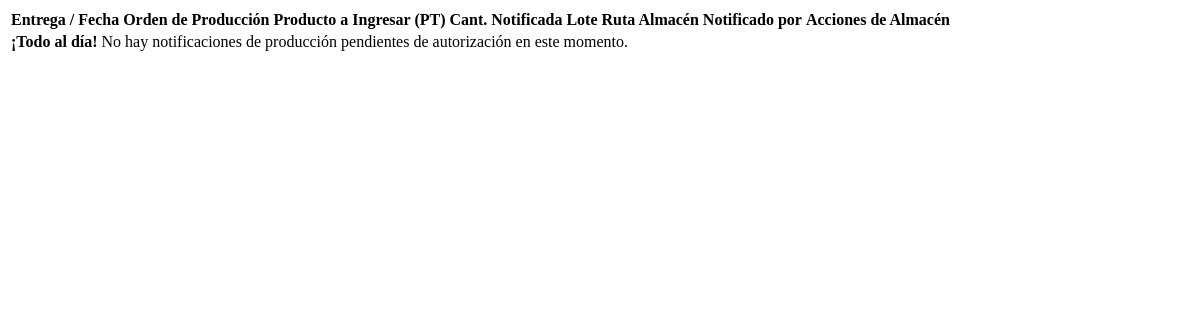
The app's page /inventario/movimientos/autorizaciones/ (signed in), older data.
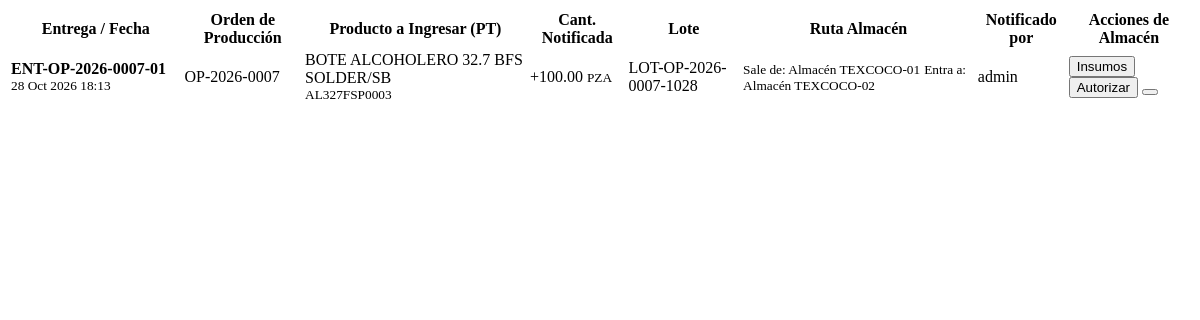
The same page, newer data.
### produccion/models.py (models this page shows, shortened)
class EntregaParcialProduccion(models.Model):
    PENDIENTE = 'PENDIENTE'
    AUTORIZADA = 'AUTORIZADA'
    RECHAZADA = 'RECHAZADA'
    ESTADOS_ENTREGA = [
        (PENDIENTE, 'Pendiente de Autorización de Almacén'),
        (AUTORIZADA, 'Autorizada (Ingresada al Kardex)'),
        (RECHAZADA, 'Rechazada por Almacén'),
    ]
    orden = models.ForeignKey(
        OrdenProduccion,
        on_delete=models.CASCADE,
        related_name='entregas_parciales',
        verbose_name="Orden de Producción"
    )
    folio_entrega = models.CharField(
        max_length=30,
        unique=True,
        editable=False,
        verbose_name="Folio de Entrega"
    )
    cantidad_notificada = models.DecimalField(
        max_digits=14,
        decimal_places=4,
        validators=[MinValueValidator(Decimal('0.0001'))],
        verbose_name="Cantidad Notificada (PT)"
    )
    lote_fabricacion = models.CharField(
        max_length=50,
        blank=True,
        null=True,
        verbose_name="Lote Fabricado"
    )
    fecha_notificacion = models.DateTimeField(
        default=timezone.now,
        verbose_name="Fecha de Notificación"
    )
    usuario_notifica = models.ForeignKey(
        User,
        on_delete=models.PROTECT,
        related_name='entregas_notificadas',
        verbose_name="Notificado por",
        null=True,
        blank=True
    )
    estado = models.CharField(
        max_length=15,
        choices=ESTADOS_ENTREGA,
        default=PENDIENTE,
        verbose_name="Estado de Autorización"
    )
    fecha_autorizacion = models.DateTimeField(
        null=True,
        blank=True,
        verbose_name="Fecha de Resolución"
    )
    usuario_autoriza = models.ForeignKey(
        User,
        on_delete=models.PROTECT,
        related_name='entregas_resueltas',
        verbose_name="Resuelto por (Almacén)",
        null=True,
        blank=True
    )
    notas_almacen = models.TextField(
        blank=True,
        null=True,
        verbose_name="Observaciones / Motivo de Almacén"
    )
    observaciones_produccion = models.TextField(
        blank=True,
        null=True,
        verbose_name="Notas del Turno / Producción"
    )
    costo_total_insumos_mxn = models.DecimalField(
        max_digits=18,
        decimal_places=6,
        default=Decimal('0.000000'),
        verbose_name="Costo Total Insumos (MXN)"
    )
    costo_unitario_final_mxn = models.DecimalField(
        max_digits=18,
        decimal_places=6,
        default=Decimal('0.000000'),
        verbose_name="Costo Unitario Resultante (MXN)"
    )
    class Meta:
        verbose_name = "Entrega Parcial de Producción"
        verbose_name_plural = "Entregas Parciales de Producción"
        ordering = ['-fecha_notificacion']

class OrdenProduccion(models.Model):
    PLANEADA = 'PLA'
    EN_PROCESO = 'PRO'
    TERMINADA = 'TER'
    CANCELADA = 'CAN'
    ESTADOS_PRODUCCION = [
        (PLANEADA, 'Planeada / En Espera'),
        (EN_PROCESO, 'En Proceso de Fabricación'),
        (TERMINADA, 'Terminada (Stock Afectado)'),
        (CANCELADA, 'Cancelada'),
    ]
    folio = models.CharField(
        max_length=20,
        unique=True,
        editable=False,
        verbose_name="No. Orden de Producción"
    )
    producto_a_fabricar = models.ForeignKey(
        Producto,
        on_delete=models.PROTECT,
        related_name='ordenes_fabricacion',
        verbose_name="Producto a Fabricar"
    )
    bom = models.ForeignKey(
        ListaMaterialesBOM,
        on_delete=models.PROTECT,
        null=True,
        blank=True,
        related_name='ordenes_produccion',
        verbose_name="Fórmula / BOM Utilizada"
    )
    cantidad_a_producir = models.DecimalField(
        max_digits=14,
        decimal_places=4,
        validators=[MinValueValidator(Decimal('0.0001'))],
        verbose_name="Cantidad Solicitada"
    )
    cantidad_producida = models.DecimalField(
        max_digits=14,
        decimal_places=4,
        default=Decimal('0.0000'),
        verbose_name="Cantidad Producida Real"
    )
    bodega_origen_insumos = models.ForeignKey(
        Bodega,
        on_delete=models.PROTECT,
        null=True,
        blank=True,
        related_name='ops_origen',
        verbose_name="Bodega de Insumos / Materia Prima",
        help_text="Almacén del cual se tomarán las materias primas y componentes"
    )
    bodega_destino_pt = models.ForeignKey(
        Bodega,
        on_delete=models.PROTECT,
        null=True,
        blank=True,
        related_name='ops_destino',
        verbose_name="Bodega Destino (Producto Fabricado)",
        help_text="Almacén al cual ingresará el lote terminado"
    )
    pedido_venta = models.ForeignKey(
        'ventas.PedidoVenta_Maestro',
        on_delete=models.SET_NULL,
        null=True,
        blank=True,
        related_name='ordenes_produccion',
        verbose_name="Pedido de Venta Relacionado",
        help_text="Pedido comercial en firme que originó esta orden de producción"
    )
    pedido_detalle = models.ForeignKey(
        'ventas.PedidoVenta_Detalle',
        on_delete=models.SET_NULL,
        null=True,
        blank=True,
        related_name='ordenes_produccion',
        verbose_name="Partida de Pedido Específica"
    )
    fecha_inicio = models.DateTimeField(
        default=timezone.now,
        verbose_name="Fecha de Creación"
    )
    fecha_compromiso = models.DateField(
        null=True,
        blank=True,
        verbose_name="Fecha Compromiso de Entrega"
    )
    fecha_finalizacion = models.DateTimeField(
        null=True,
        blank=True,
        verbose_name="Fecha de Finalización"
    )
    estado = models.CharField(
        max_length=3,
        choices=ESTADOS_PRODUCCION,
        default=PLANEADA,
        verbose_name="Estado de Producción"
    )
    costo_total_insumos_mxn = models.DecimalField(
        max_digits=18,
        decimal_places=6,
        default=Decimal('0.000000'),
        verbose_name="Costo Total Insumos (MXN)"
    )
    costo_unitario_final_mxn = models.DecimalField(
        max_digits=18,
        decimal_places=6,
        default=Decimal('0.000000'),
        verbose_name="Costo Unitario Resultante (MXN)"
    )
    lote_fabricacion = models.CharField(
        max_length=50,
        blank=True,
        null=True,
        verbose_name="Lote de Fabricación"
    )
    usuario_creacion = models.ForeignKey(
        User,
        on_delete=models.PROTECT,
        null=True,
        blank=True,
        related_name='ops_creadas',
        verbose_name="Registrado por"
    )
    usuario_finalizacion = models.ForeignKey(
        User,
        on_delete=models.PROTECT,
        null=True,
        blank=True,
        related_name='ops_finalizadas',
        verbose_name="Finalizado por"
    )
    observaciones = models.TextField(
        blank=True,
        null=True,
        verbose_name="Observaciones del Proceso"
    )
    class Meta:
        verbose_name = "Orden de Producción"
        verbose_name_plural = "Órdenes de Producción"
        ordering = ['-fecha_inicio']
        permissions = [
            ("lanzar_op_pedido", "Puede lanzar Órdenes de Producción desde Pedidos de Venta"),
        ]

### inventario/models.py (models this page shows, shortened)
class Producto(models.Model):
    MATERIA_PRIMA = 'MP'
    COMPONENTE = 'CP'
    PRODUCTO_TERMINADO = 'PT'
    HOJALATA_ROLLO = 'HR'
    HOJA_LITOGRAFIADA = 'HL'
    HOJA_CORTADA = 'HC'
    PLANTILLA = 'CC'
    TIPO_PRODUCTO_CHOICES = [
        (MATERIA_PRIMA, 'Materia Prima (Materiales de Empaque/Cobre/Bzniz)'),
        (COMPONENTE, 'Componente (Conos/Fondos/Boq./Válvulas)'),
        (PRODUCTO_TERMINADO, 'Bote Terminado (Aerosol,Alcoholero,Pintura)'),
        (HOJALATA_ROLLO, 'Hojalata Rollo'),
        (HOJA_LITOGRAFIADA, 'Hoja (Litografiada / Barnizada)'),
        (HOJA_CORTADA, 'Hoja Cortada Plain'),
        (PLANTILLA, 'Plantilla(Cuerpos Cortados)'),
    ]
    nombre = models.CharField(max_length=255)
    sku = models.CharField(max_length=50, unique=True, help_text="Ej: AE-001 (Aerosol) o MP-BAR-EPO (Barniz)")
    descripcion = models.TextField(blank=True, null=True)
    tipo = models.CharField(max_length=2, choices=TIPO_PRODUCTO_CHOICES, default=PRODUCTO_TERMINADO)
    unidad_medida = models.ForeignKey(UnidadMedida, on_delete=models.PROTECT, help_text="Ej: Pza, Kg")
    moneda_base_costo = models.ForeignKey(
        Moneda, on_delete=models.PROTECT, related_name='productos_costo', help_text="Moneda en la que se rastrea el costo promedio"
    )
    moneda_base_venta = models.ForeignKey(
        Moneda, on_delete=models.PROTECT, related_name='productos_venta', help_text="Moneda de referencia para precios de venta"
    )
    costo_promedio_mxn = models.DecimalField(
        max_digits=18, decimal_places=6, default=Decimal('0.000000'), help_text="Costo promedio unitario en MXN para contabilidad"
    )
    clave_sat = models.CharField(
        max_length=10, default='24121800',
        verbose_name="Clave SAT Prod/Serv",
        help_text="Clave de producto/servicio SAT (ej. 24121800 para empaques y envases metálicos)"
    )
    clave_unidad_sat = models.CharField(
        max_length=10, default='H87',
        verbose_name="Clave Unidad SAT",
        help_text="Clave de unidad de medida SAT (ej. H87 para Pieza, KGM para Kilogramo)"
    )
    class Meta:
        verbose_name = "Producto"
        verbose_name_plural = "Catálogo de Productos"

class UnidadMedida(models.Model):
    codigo = models.CharField(max_length=10, unique=True)
    nombre = models.CharField(max_length=50)
    class Meta:
        verbose_name = "Unidad de Medida"
        verbose_name_plural = "Unidades de Medida"

class Bodega(models.Model):
    codigo = models.CharField(max_length=20, unique=True)
    nombre = models.CharField(max_length=100)
    descripcion = models.TextField(blank=True, null=True)
    class Meta:
        verbose_name = "Bodega / Almacén"
        verbose_name_plural = "Bodegas / Almacenes"

### inventario/views.py (the view)
# urls.py: path('movimientos/autorizaciones/', views.entregas_pendientes_view, name='entregas_pendientes'),
@login_required
def entregas_pendientes_view(request):
    entregas = EntregaParcialProduccion.objects.filter(
        estado=EntregaParcialProduccion.PENDIENTE
    ).select_related(
        'orden',
        'orden__producto_a_fabricar',
        'orden__producto_a_fabricar__unidad_medida',
        'orden__bodega_origen_insumos',
        'orden__bodega_destino_pt',
        'usuario_notifica'
    ).prefetch_related(
        'insumos_detalle__insumo',
        'insumos_detalle__insumo__unidad_medida'
    ).order_by('-fecha_notificacion')
    return render(request, 'inventario/partials/_tabla_pendientes_autorizacion.html', {
        'entregas': entregas,
        'total_pendientes': entregas.count()
    })

### inventario/templates/inventario/partials/_tabla_pendientes_autorizacion.html (shortened to what the changed rows need)
<div class="table-responsive">
    <table class="table table-hover align-middle mb-0">
        <thead class="table-light text-muted small text-uppercase">
            <tr>
                <th class="ps-4">Entrega / Fecha</th>
                <th>Orden de Producción</th>
                <th>Producto a Ingresar (PT)</th>
                <th class="text-center">Cant. Notificada</th>
                <th>Lote</th>
                <th>Ruta Almacén</th>
                <th>Notificado por</th>
                <th class="text-end pe-4">Acciones de Almacén</th>
            </tr>
        </thead>
        <tbody class="text-secondary small">
            {% for entrega in entregas %}
            <tr>
                <td class="ps-4">
                    <strong class="font-monospace text-dark d-block">{{ entrega.folio_entrega }}</strong>
                    <small class="text-muted">{{ entrega.fecha_notificacion|date:"d M Y H:i" }}</small>
                </td>
                <td>
                    <span class="badge bg-light text-primary border font-monospace">{{ entrega.orden.folio }}</span>
                </td>
                <td>
                    <div class="fw-bold text-dark">{{ entrega.orden.producto_a_fabricar.nombre }}</div>
                    <small class="text-muted font-monospace">{{ entrega.orden.producto_a_fabricar.sku }}</small>
                </td>
                <td class="text-center">
                    <span class="fw-bold fs-6 text-success font-monospace">+{{ entrega.cantidad_notificada|floatformat:2 }}</span>
                    <small class="text-muted d-block">{{ entrega.orden.producto_a_fabricar.unidad_medida.codigo }}</small>
                </td>
                <td>
                    <span class="badge bg-light text-dark border font-monospace">{{ entrega.lote_fabricacion|default:"-" }}</span>
                </td>
                <td>
                    <small class="d-block text-danger">Sale de: {{ entrega.orden.bodega_origen_insumos.nombre }}</small>
                    <small class="d-block text-success fw-semibold">Entra a: {{ entrega.orden.bodega_destino_pt.nombre }}</small>
                </td>
                <td>
                    <span class="text-muted">{{ entrega.usuario_notifica.username|default:"Producción" }}</span>
                </td>
                <td class="text-end pe-4 text-nowrap">
                    <button class="btn btn-sm btn-outline-info shadow-sm"
                            title="Ver Insumos a Descontar"
                            hx-get="{% url 'inventario:detalle_insumos_entrega' entrega.id %}"
                            hx-target="#modal-insumos-body"
                            data-bs-toggle="modal"
                            data-bs-target="#modalInsumosEntrega">
                         Insumos
                    </button>
                    <button class="btn btn-sm btn-success shadow-sm ms-1"
                            title="Autorizar e Ingresar al Kardex"
                            hx-post="{% url 'inventario:autorizar_entrega' entrega.id %}"
                            hx-confirm="¿Confirmas que la mercancía física ingresó al almacén? Se aplicarán las salidas de insumos y la entrada de PT en el Kardex."
                            hx-target="#tabla-pendientes-container">
                         Autorizar
                    </button>
                    <button class="btn btn-sm btn-outline-danger shadow-sm ms-1"
                            title="Rechazar Entrega"
                            hx-post="{% url 'inventario:rechazar_entrega' entrega.id %}"
                            hx-prompt="Indica el motivo de rechazo de esta entrega física:"
                            hx-headers='{"X-Motivo-Rechazo": ""}'
                            hx-target="#tabla-pendientes-container">
                    </button>
                </td>
            </tr>
            {% empty %}
            <tr>
                <td colspan="8" class="text-center py-5 text-muted">
                    <strong>¡Todo al día!</strong> No hay notificaciones de producción pendientes de autorización en este momento.
                </td>
            </tr>
            {% endfor %}
        </tbody>
    </table>
</div>

Row changes from the older to the newer data that the page shows:
added EntregaParcialProduccion: folio_entrega "ENT-OP-2026-0007-01", fecha_notificacion "28 Oct 2026 18:13", orden.folio "OP-2026-0007", orden.producto_a_fabricar.nombre "BOTE ALCOHOLERO 32.7 BFS SOLDER/SB", orden.producto_a_fabricar.sku "AL327FSP0003", cantidad_notificada "100.00", orden.producto_a_fabricar.unidad_medida.codigo "PZA", lote_fabricacion "LOT-OP-2026-0007-1028", orden.bodega_origen_insumos.nombre "Almacén TEXCOCO-01", orden.bodega_destino_pt.nombre "Almacén TEXCOCO-02", usuario_notifica.username "admin"
Text that changed along with them:
text no longer shown: "¡Todo al día! No hay notificaciones de producción pendientes de autorización en este momento."
